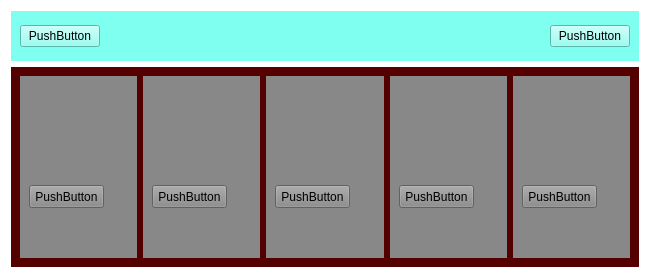
             <widget class="QWidget" name="minirecommend_item_1" native="true">
              <property name="geometry">
               <rect>
                <x>10</x>
                <y>260</y>
                <width>650</width>
                <height>274</height>
               </rect>
              </property>
              <property name="sizePolicy">
               <sizepolicy hsizetype="Expanding" vsizetype="Expanding">
                <horstretch>0</horstretch>
                <verstretch>0</verstretch>
               </sizepolicy>
              </property>
              <property name="minimumSize">
               <size>
                <width>650</width>
                <height>150</height>
               </size>
              </property>
              <property name="styleSheet">
               <string notr="true">background-color: rgb(255, 255, 255);</string>
              </property>
              <layout class="QGridLayout" name="gridLayout_4">
               <item row="0" column="0">
                <widget class="QWidget" name="title_widget_3" native="true">
                 <property name="sizePolicy">
                  <sizepolicy hsizetype="Expanding" vsizetype="Minimum">
                   <horstretch>0</horstretch>
                   <verstretch>0</verstretch>
                  </sizepolicy>
                 </property>
                 <property name="minimumSize">
                  <size>
                   <width>600</width>
                   <height>50</height>
                  </size>
                 </property>
                 <property name="styleSheet">
                  <string notr="true">background-color: rgb(126, 255, 240);</string>
                 </property>
                 <layout class="QGridLayout" name="gridLayout_13">
                  <item row="0" column="2">
                   <widget class="QPushButton" name="pushButton_22">
                    <property name="text">
                     <string>PushButton</string>
                    </property>
                   </widget>
                  </item>
                  <item row="0" column="0">
                   <widget class="QPushButton" name="pushButton_23">
                    <property name="text">
                     <string>PushButton</string>
                    </property>
                   </widget>
                  </item>
                  <item row="0" column="1">
                   <spacer name="horizontalSpacer_4">
                    <property name="orientation">
                     <enum>Qt::Horizontal</enum>
                    </property>
                    <property name="sizeHint" stdset="0">
                     <size>
                      <width>40</width>
                      <height>20</height>
                     </size>
                    </property>
                   </spacer>
                  </item>
                 </layout>
                </widget>
               </item>
               <item row="1" column="0">
                <widget class="QWidget" name="details_widget_3" native="true">
                 <property name="sizePolicy">
                  <sizepolicy hsizetype="Expanding" vsizetype="Expanding">
                   <horstretch>0</horstretch>
                   <verstretch>0</verstretch>
                  </sizepolicy>
                 </property>
                 <property name="minimumSize">
                  <size>
                   <width>600</width>
                   <height>200</height>
                  </size>
                 </property>
                 <property name="styleSheet">
                  <string notr="true">background-color: rgb(85, 0, 0);</string>
                 </property>
                 <layout class="QGridLayout" name="gridLayout_14">
                  <item row="0" column="2">
                   <widget class="QWidget" name="widget_16" native="true">
                    <property name="styleSheet">
                     <string notr="true">background-color: rgb(136, 136, 136);</string>
                    </property>
                    <widget class="QPushButton" name="pushButton_24">
                     <property name="geometry">
                      <rect>
                       <x>9</x>
                       <y>109</y>
                       <width>75</width>
                       <height>23</height>
                      </rect>
                     </property>
                     <property name="text">
                      <string>PushButton</string>
                     </property>
                    </widget>
                   </widget>
                  </item>
                  <item row="0" column="0">
                   <widget class="QWidget" name="widget_17" native="true">
                    <property name="styleSheet">
                     <string notr="true">background-color: rgb(136, 136, 136);</string>
                    </property>
                    <widget class="QPushButton" name="pushButton_25">
                     <property name="geometry">
                      <rect>
                       <x>9</x>
                       <y>109</y>
                       <width>75</width>
                       <height>23</height>
                      </rect>
                     </property>
                     <property name="text">
                      <string>PushButton</string>
                     </property>
                    </widget>
                   </widget>
                  </item>
                  <item row="0" column="3">
                   <widget class="QWidget" name="widget_18" native="true">
                    <property name="styleSheet">
                     <string notr="true">background-color: rgb(136, 136, 136);</string>
                    </property>
                    <widget class="QPushButton" name="pushButton_26">
                     <property name="geometry">
                      <rect>
                       <x>9</x>
                       <y>109</y>
                       <width>75</width>
                       <height>23</height>
                      </rect>
                     </property>
                     <property name="text">
                      <string>PushButton</string>
                     </property>
                    </widget>
                   </widget>
                  </item>
                  <item row="0" column="1">
                   <widget class="QWidget" name="widget_19" native="true">
                    <property name="styleSheet">
                     <string notr="true">background-color: rgb(136, 136, 136);</string>
                    </property>
                    <widget class="QPushButton" name="pushButton_27">
                     <property name="geometry">
                      <rect>
                       <x>9</x>
                       <y>109</y>
                       <width>75</width>
                       <height>23</height>
                      </rect>
                     </property>
                     <property name="text">
                      <string>PushButton</string>
                     </property>
                    </widget>
                   </widget>
                  </item>
                  <item row="0" column="4">
                   <widget class="QWidget" name="widget_20" native="true">
                    <property name="styleSheet">
                     <string notr="true">background-color: rgb(136, 136, 136);</string>
                    </property>
                    <widget class="QPushButton" name="pushButton_28">
                     <property name="geometry">
                      <rect>
                       <x>9</x>
                       <y>109</y>
                       <width>75</width>
                       <height>23</height>
                      </rect>
                     </property>
                     <property name="text">
                      <string>PushButton</string>
                     </property>
                    </widget>
                   </widget>
                  </item>
                 </layout>
                </widget>
               </item>
              </layout>
             </widget>
